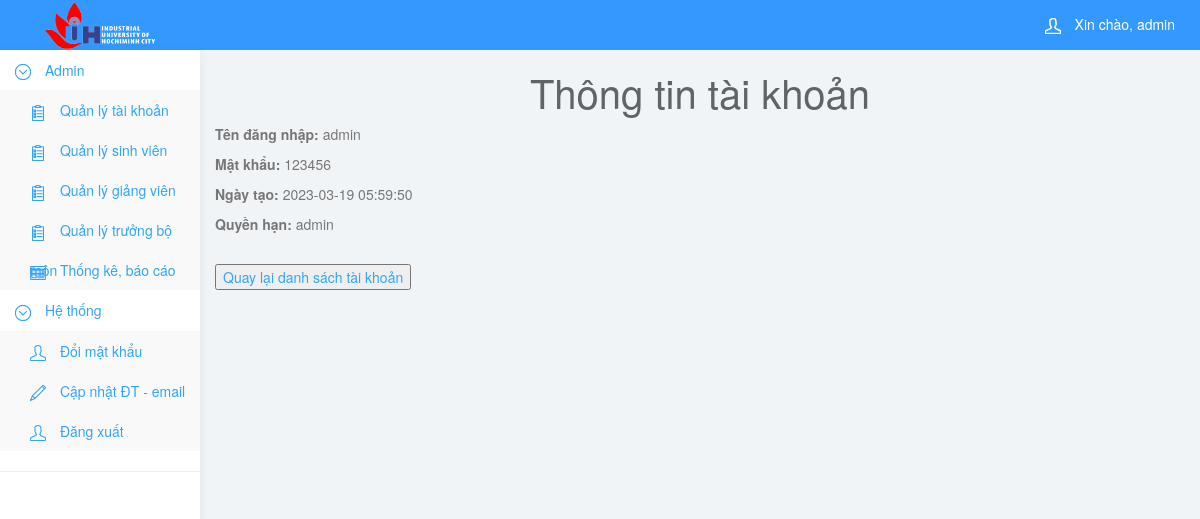
The app's page /quantri_admin/quantri.php?page_layout=ThongTin_TK&users_id=1 (signed in) with its own data.
### tables this page shows
CREATE TABLE `users` (
  `users_id` int(11) UNSIGNED NOT NULL,
  `users_username` varchar(30) NOT NULL,
  `users_password` varchar(50) NOT NULL,
  `users_createdate` datetime NOT NULL,
  `users_role` enum('admin','truongbomon','giangvien','sinhvien') NOT NULL
);

### quantri_admin/chucnang/QL_TK/ThongTin_TK.php (the view, shortened to what this page needs)
<?php
$server_username = "admin";
$server_password = "123456";
$server_host = "localhost";
$database = 'db_kltn';
$conn = mysqli_connect($server_host,$server_username,$server_password,$database) or die("không thể kết nối tới database");
$sql = "SELECT * FROM users";
$query = mysqli_query($conn, $sql);
$row = mysqli_fetch_array($query);
?>
<!DOCTYPE html>
<html>
<head>
</head>
<body>
	<h1><center>Thông tin tài khoản </center></h1>
	<p><strong>Tên đăng nhập:</strong> <?php echo $row['users_username']; ?></p>
    <p><strong>Mật khẩu:</strong> <?php echo $row['users_password']; ?></p>
    <p><strong>Ngày tạo:</strong> <?php echo $row['users_createdate']; ?></p>
	<p><strong>Quyền hạn:</strong> <?php echo $row['users_role']; ?></p>
    <br>
    <button class="quaylai" type="submit" ><a href="quantri.php?page_layout=Danhsach_TK">Quay lại danh sách tài khoản</a></button>
</body>
</html>

### quantri_admin/css/styles_admin.css (style rules this page uses)
body { background: #f1f4f7; padding-top: 50px; color: #5f6468; }
p { color: #777; }
a, a:hover, a:focus { color: #30a5ff; }
h1, h2, h3, h4, h5, h6 { color: #5f6468; }
h1 { font-weight: 300; font-size: 40px; }

### quantri_admin/css/styles.css (style rules this page uses)
body { background: #f1f4f7; color: #5f6468; }
p { color: #777; }
a, a:hover, a:focus { color: #30a5ff; }
h1, h2, h3, h4, h5, h6 { color: #5f6468; }
h1 { font-weight: 300; font-size: 40px; }

### records on screen
users: users_username "admin", users_password "123456", users_createdate "2023-03-19 05:59:50", users_role "admin"

### other values on screen
$_SESSION['users_username'] "admin"
